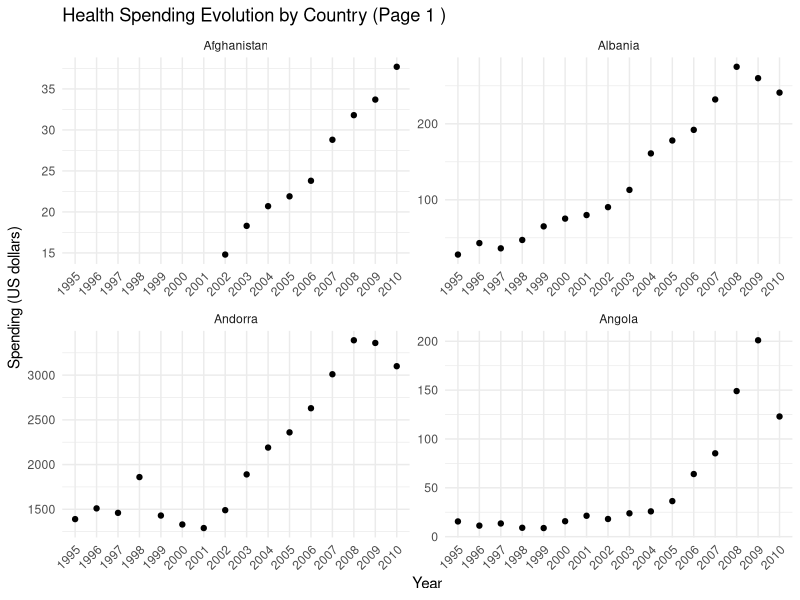
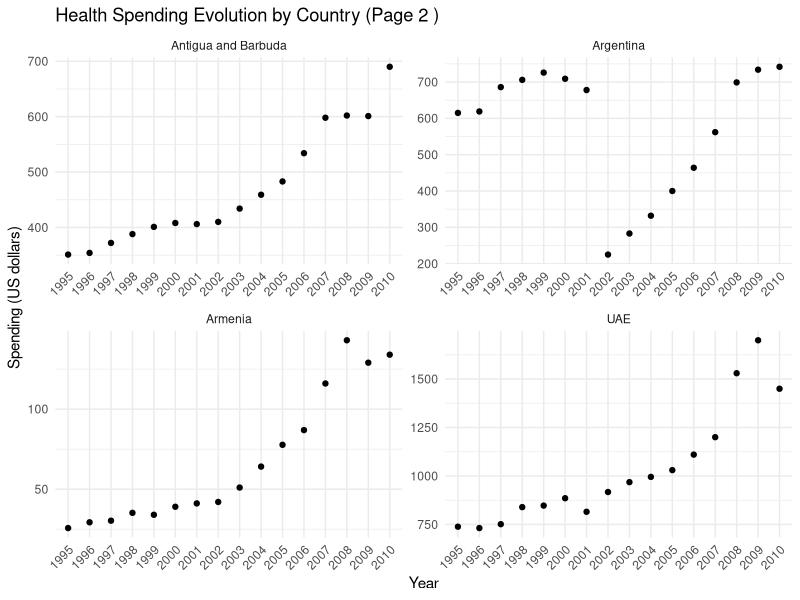
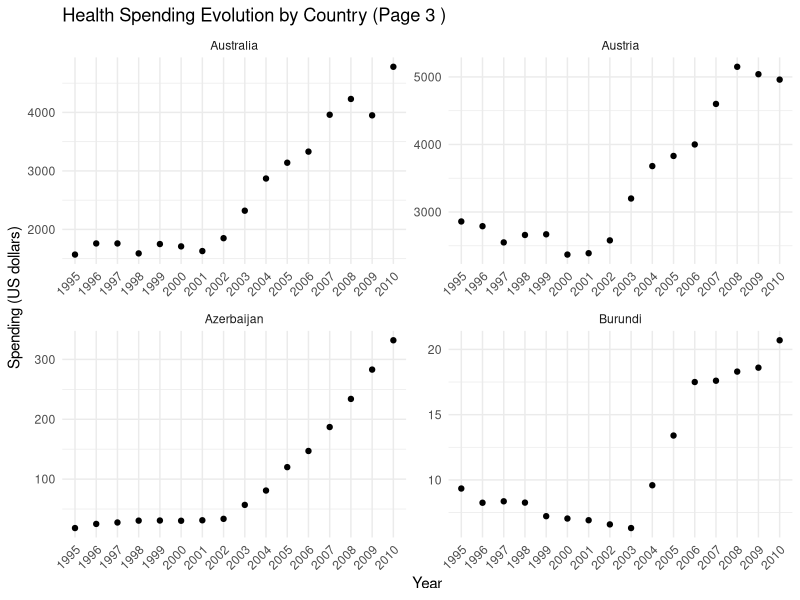
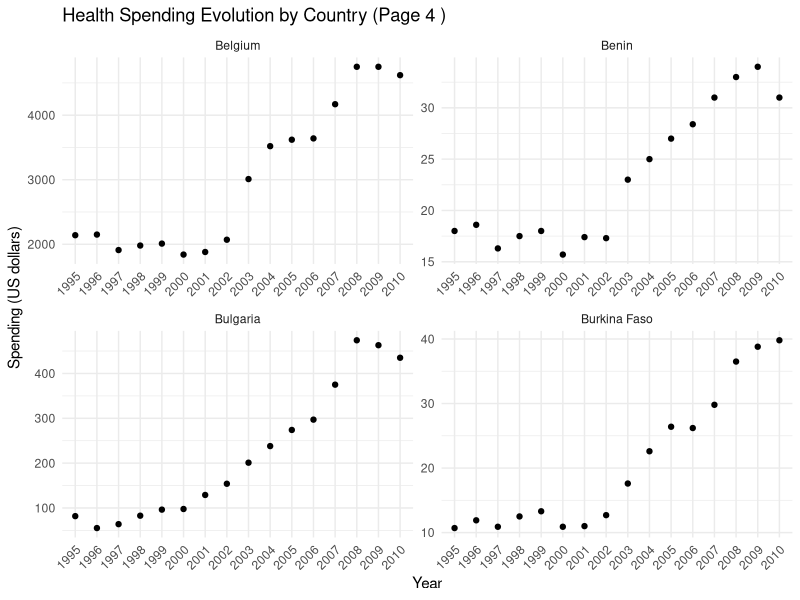
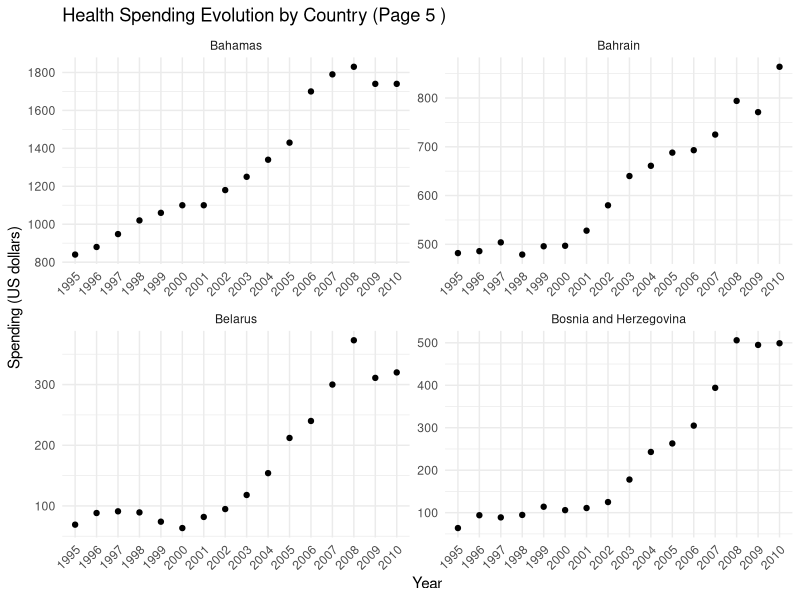
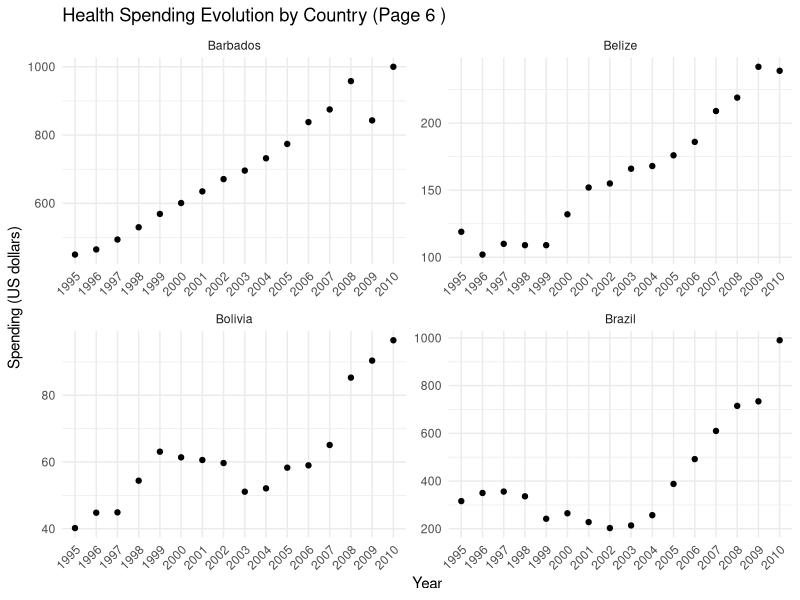
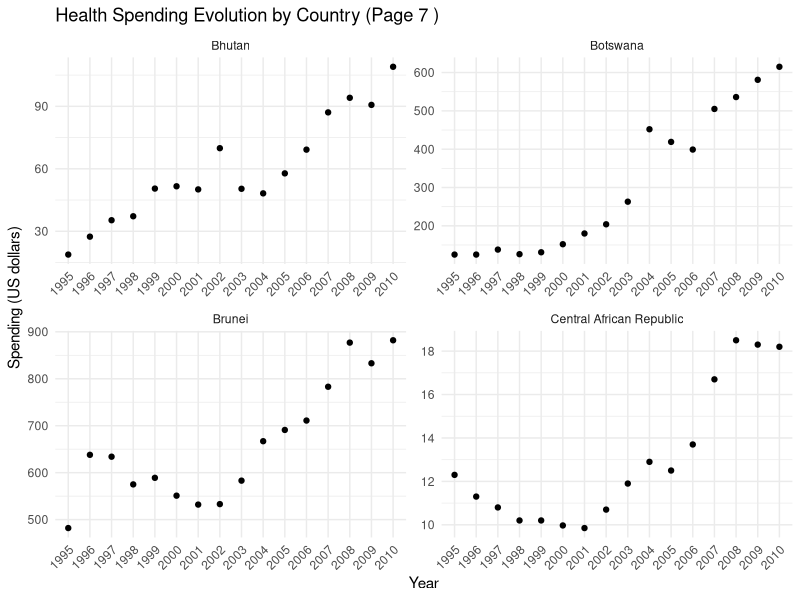
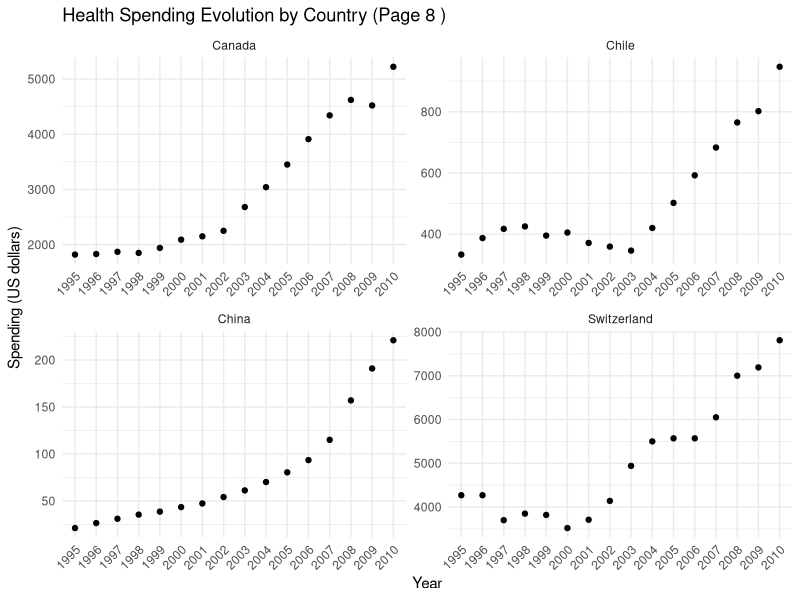

R code for these plots, in order:
## ---- chunk 1
knitr::opts_chunk$set(echo = FALSE)
## ---- chunk 2
library(ggplot2)
library(tidyr)
library(dplyr)
library(tidyverse)
library(ggforce)
library(patchwork)
library(knitr)
## ---- chunk 3
#Load the data
health <- read.csv('total_health_spending_per_person_us.csv')
## ---- chunk 4
head(health)
## ---- chunk 5
health_long <- health %>%
  pivot_longer(
    cols = starts_with("X"),  # Select columns that start with 'X'
    names_to = "Year",        # Name of the new 'Year' column
    names_prefix = "X",       # Remove the 'X' prefix from the column names
    values_to = "Spending"    # Name of the new 'Spending' column
  )
## ---- chunk 6
head(health_long)
## ---- chunk 7
# Assuming health_long is your data frame
countries <- unique(health_long$country)
pages <- ceiling(length(countries) / 4)  # ceiling(): Rounds up to the nearest whole number, ensuring there are enough pages for all countries. 4 plots per page

country_plots <- list()

for (page in 1:pages) {
  start_index <- 1 + 4 * (page - 1)
  end_index <- min(4 * page, length(countries)) # start_index and end_index: Calculate the range of indices in the countries vector for the current page. For example, for page 1 (page = 1), start_index is 1 and end_index is the minimum of 4 * 1 (4) or the total number of countries (length(countries)).

  subset_countries <- countries[start_index:end_index]

  subset_data <- health_long %>%
    filter(country %in% subset_countries)

  plot1 <- ggplot(data = subset_data, aes(x = Year, y = Spending)) +
    geom_line() +
    geom_point() +
    facet_wrap(~ country, scales = "free") +
    labs(title = paste("Health Spending Evolution by Country (Page", page, ")"),
         x = "Year", y = "Spending (US dollars)") +
    theme_minimal() +
    theme(axis.text.x = element_text(angle = 45, hjust = 1))

  country_plots[[page]] <- plot1
}

# Convert plots to grobs
plot_grobs1 <- lapply(country_plots, function(plot1) ggplot2::ggplotGrob(plot1))

# Arrange plots into pages
plot_pages_arranged1 <- wrap_plots(plot_grobs1, ncol = 2)  # 2 plots per row

# Print each page
for (i in seq_along(plot_pages_arranged1)) {
  print(plot_pages_arranged1[[i]])
}

# Save plots into a single PDF file
pdf("health_spending_evolution.pdf", width = 12, height = 8)

for (i in seq_along(plot_pages_arranged1)) {
  print(plot_pages_arranged1[[i]])
}
dev.off()  # Close the PDF device
## ---- chunk 8
# Assuming health_long is your data frame
countries <- unique(health_long$country)

# Create groups

countries_europe <- c("Albania", "Andorra", "Armenia", "Austria", "Azerbaijan", "Belarus", "Belgium", "Bosnia and Herzegovina", "Bulgaria", "Croatia", "Cyprus", "Czech Republic", "Denmark", "Estonia", "Finland", "France", "Georgia", "Germany", "Greece", "Hungary", "Iceland", "Ireland", "Italy", "Kazakhstan", "Latvia", "Liechtenstein", "Lithuania", "Luxembourg", "Malta", "Moldova", "Monaco", "Montenegro", "Netherlands", "North Macedonia", "Norway", "Poland", "Portugal", "Romania", "Russia", "San Marino", "Serbia", "Slovak Republic", "Slovenia", "Spain", "Sweden", "Switzerland", "Turkey", "Ukraine", "UK", "Vatican City")

countries_africa <- c("Algeria", "Angola", "Benin", "Botswana", "Burkina Faso", "Burundi", "Cabo Verde", "Cameroon", "Central African Republic", "Chad", "Comoros", "Congo, Dem. Rep.", "Congo, Rep.", "Djibouti", "Egypt", "Equatorial Guinea", "Eritrea", "Eswatini", "Ethiopia", "Gabon", "Gambia", "Ghana", "Guinea", "Guinea-Bissau", "Ivory Coast", "Kenya", "Lesotho", "Liberia", "Libya", "Madagascar", "Malawi", "Mali", "Mauritania", "Mauritius", "Morocco", "Mozambique", "Namibia", "Niger", "Nigeria", "Rwanda", "Sao Tome and Principe", "Senegal", "Seychelles", "Sierra Leone", "Somalia", "South Africa", "South Sudan", "Sudan", "Tanzania", "Togo", "Tunisia", "Uganda", "Zambia", "Zimbabwe")

countries_asia <- c("Afghanistan", "Bahrain", "Bangladesh", "Bhutan", "Brunei", "Cambodia", "China", "East Timor", "India", "Indonesia", "Iran", "Iraq", "Israel", "Japan", "Jordan", "Kazakhstan", "Kuwait", "Kyrgyzstan", "Laos", "Lebanon", "Malaysia", "Maldives", "Mongolia", "Myanmar", "Nepal", "North Korea", "Oman", "Pakistan", "Palestine", "Philippines", "Qatar", "Saudi Arabia", "Singapore", "South Korea", "Sri Lanka", "Syria", "Taiwan", "Tajikistan", "Thailand", "Turkey", "Turkmenistan", "United Arab Emirates", "Uzbekistan", "Vietnam", "Yemen")

countries_north_america <- c("Antigua and Barbuda", "Bahamas", "Barbados", "Belize", "Canada", "Costa Rica", "Cuba", "Dominica", "Dominican Republic", "El Salvador", "Grenada", "Guatemala", "Haiti", "Honduras", "Jamaica", "Mexico", "Nicaragua", "Panama", "Saint Kitts and Nevis", "Saint Lucia", "Saint Vincent and the Grenadines", "Trinidad and Tobago", "USA")

countries_oceania <- c("Australia", "Fiji", "Kiribati", "Marshall Islands", "Micronesia", "Nauru", "New Zealand", "Palau", "Papua New Guinea", "Samoa", "Solomon Islands", "Tonga", "Tuvalu", "Vanuatu")

countries_south_america <- c("Argentina", "Bolivia", "Brazil", "Chile", "Colombia", "Ecuador", "Guyana", "Paraguay", "Peru", "Suriname", "Uruguay", "Venezuela")

## ---- chunk 9
# Create a new column 'continent' based on the categorization
health_long <- health_long %>%
  mutate(
    continent = case_when(
      country %in% countries_europe ~ "Europe",
      country %in% countries_asia ~ "Asia",
      country %in% countries_africa ~ "Africa",
      country %in% countries_north_america ~ "North America",
      country %in% countries_south_america ~ "South America",
      country %in% countries_oceania ~ "Oceania",
      TRUE ~ "Other"  # Handle any countries not categorized
    )
  )

# Calculate average spending per continent per year
average_spending <- health_long %>%
  group_by(continent, Year) %>%
  summarize(avg_spending = mean(Spending, na.rm = TRUE))

head(average_spending)
  
## ---- chunk 10

# Plotting with adjustments
plot2 <- ggplot(average_spending, 
                 aes(x = Year, y = avg_spending, 
                 color = continent, group = continent)) +
  geom_line() +
  geom_point() +
  labs(title = "Evolution of Health Spending per Person by Continent",
       x = "Year",
       y = "Spending (US dollars)",
       color = "Continent")

ggsave("evolution_health_spending.png", plot = plot2, width = 8, height = 6)

plot(plot2)

## ---- chunk 11
by(health_long, health_long$continent, summary)
## ---- chunk 12
plot3 <- ggplot(health_long, aes(x = continent, y = Spending, fill = continent)) +
  geom_boxplot() +
  labs(title = "Health Spending per Person by Continent (1995-2010)",
       x = "Continent",
       y = "Spending (US dollars)") +
  theme_minimal() +
  theme(axis.text.x = element_text(angle = 45, hjust = 1)) +
  scale_y_continuous(trans = 'log10')  # Using log scale due to large range

# Save the plot
ggsave("health_spendinglog_by_continent.png", plot = plot3, width = 10, height = 6)

# Display the plot
print(plot3)
## ---- chunk 13
plot4 <- ggplot(health_long, aes(x = continent, y = Spending, fill = continent)) +
  geom_boxplot() +
  labs(title = "Health Spending per Person by Continent (1995-2010)",
       x = "Continent",
       y = "Spending (US dollars)") +
  theme_minimal() +
  theme(axis.text.x = element_text(angle = 45, hjust = 1)) +
  scale_y_continuous()  # Using log scale due to large range

# Save the plot
ggsave("health_spending_by_continent.png", plot = plot4, width = 10, height = 6)

# Display the plot
print(plot4)
